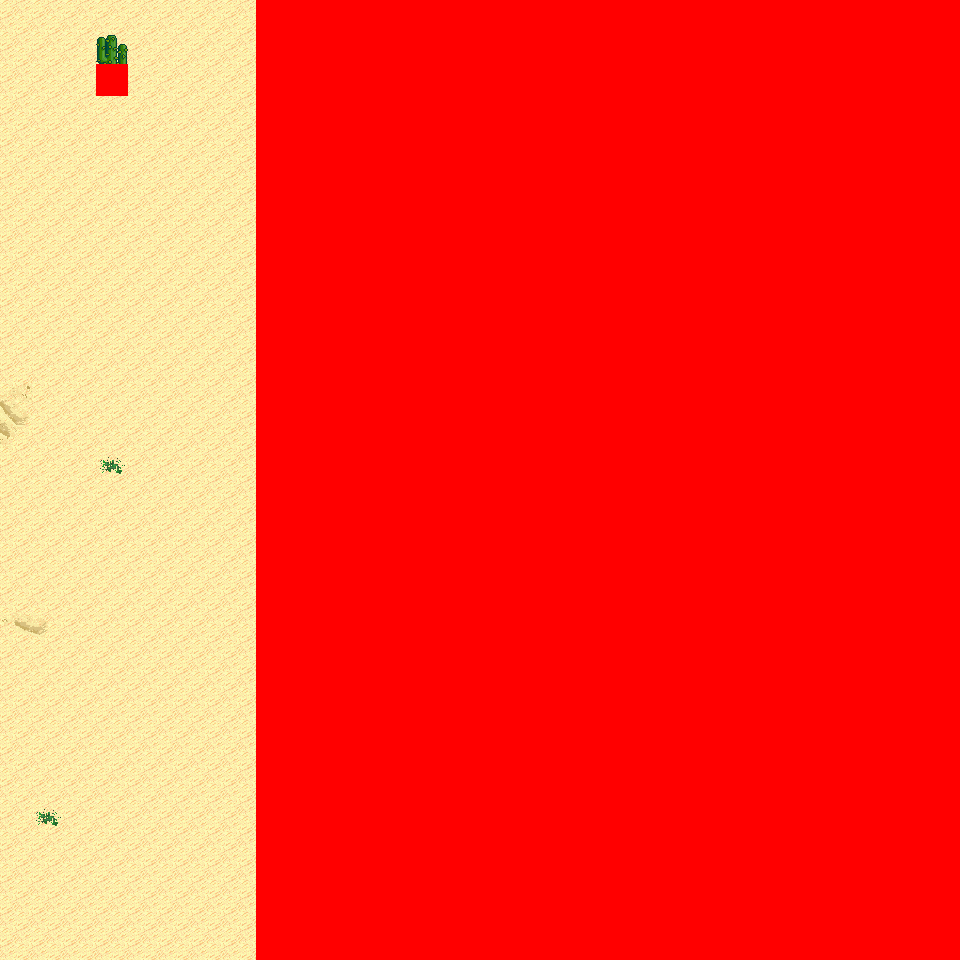

Below is a game level as drawn by its tile map, then a one-line description and the .tmx that defines it (tile-layer data replaced by summaries):
An orthogonal 30x30 tile map with 32x32 px tiles, 6 tile layers (Ground, Object, Object2, Above, ...), 12 tilesets and 3 objects (3x mapchange).

<map version="1.0" orientation="orthogonal" renderorder="right-down" width="30" height="30" tilewidth="32" tileheight="32" nextobjectid="4">
  <tileset firstgid="1" name="tileset_logic_collision" tilewidth="32" tileheight="32" tilecount="1" columns="1">
    <image source="../drawable/tileset_logic_collision.png" width="32" height="32" />
  </tileset>
  <tileset firstgid="2" name="tileset_ground_ground" tilewidth="32" tileheight="32" tilecount="33" columns="3">
    <image source="../drawable/tileset_ground_ground.png" width="96" height="352" />
  </tileset>
  <tileset firstgid="35" name="tileset_ground_ridge_earth_pale" tilewidth="32" tileheight="32" tilecount="96" columns="12">
    <image source="../drawable/tileset_ground_ridge_earth_pale.png" width="384" height="256" />
  </tileset>
  <tileset firstgid="131" name="tileset_ground_ridge_earth_dark" tilewidth="32" tileheight="32" tilecount="96" columns="12">
    <image source="../drawable/tileset_ground_ridge_earth_dark.png" width="384" height="256" />
  </tileset>
  <tileset firstgid="227" name="tileset_terrain_desert" tilewidth="32" tileheight="32" tilecount="88" columns="8">
    <image source="../drawable/tileset_terrain_desert.png" width="256" height="352" />
  </tileset>
  <tileset firstgid="315" name="tileset_plant_tree_tree_darkgreen" tilewidth="32" tileheight="32" tilecount="88" columns="8">
    <image source="../drawable/tileset_plant_tree_tree_darkgreen.png" width="256" height="352" />
  </tileset>
  <tileset firstgid="403" name="tileset_ground_rock_pebbles" tilewidth="32" tileheight="32" tilecount="3" columns="1">
    <image source="../drawable/tileset_ground_rock_pebbles.png" width="32" height="96" />
  </tileset>
  <tileset firstgid="406" name="tileset_ground_sand_2" tilewidth="32" tileheight="32" tilecount="15" columns="5">
    <image source="../drawable/tileset_ground_sand_2.png" width="160" height="96" />
  </tileset>
  <tileset firstgid="421" name="tileset_plant_cactus_2" tilewidth="32" tileheight="32" tilecount="10" columns="5">
    <image source="../drawable/tileset_plant_cactus_2.png" width="160" height="64" />
  </tileset>
  <tileset firstgid="431" name="tileset_plant_cactus" tilewidth="32" tileheight="32" tilecount="2" columns="1">
    <image source="../drawable/tileset_plant_cactus.png" width="32" height="64" />
  </tileset>
  <tileset firstgid="433" name="tileset_plant_star_shaped_plants" tilewidth="32" tileheight="32" tilecount="6" columns="2">
    <image source="../drawable/tileset_plant_star_shaped_plants.png" width="64" height="96" />
  </tileset>
  <tileset firstgid="439" name="tileset_plant_tree_evergreen" tilewidth="32" tileheight="32" tilecount="36" columns="3">
    <image source="../drawable/tileset_plant_tree_evergreen.png" width="96" height="384" />
  </tileset>
  <layer name="Ground" width="30" height="30">
    <data>[900 cells, 900 non-empty, 9 distinct tile ids]</data>
  </layer>
  <layer name="Object" width="30" height="30">
    <data>[900 cells, 148 non-empty, 25 distinct tile ids]</data>
  </layer>
  <layer name="Object2" width="30" height="30">
    <data>[900 cells, 8 non-empty, 8 distinct tile ids]</data>
  </layer>
  <layer name="Above" width="30" height="30">
    <data>[900 cells, 223 non-empty, 29 distinct tile ids]</data>
  </layer>
  <layer name="Above2" width="30" height="30">
    <data>[900 cells, 0 non-empty, 0 distinct tile ids]</data>
  </layer>
  <layer name="Walkable" width="30" height="30">
    <data>[900 cells, 661 non-empty, 1 distinct tile ids]</data>
  </layer>
  <objectgroup name="MapEvents">
    <object id="1" name="north" type="mapchange" x="0" y="0" width="256" height="32">
      <properties>
        <property name="map" value="0_ados_mountain_n2_w2_x3_y2" />
        <property name="place" value="south" />
      </properties>
    </object>
    <object id="2" name="south" type="mapchange" x="0" y="928" width="256" height="32">
      <properties>
        <property name="map" value="0_ados_mountain_n2_w2_x3_y4" />
        <property name="place" value="north" />
      </properties>
    </object>
    <object id="3" name="west" type="mapchange" x="0" y="0" width="32" height="960">
      <properties>
        <property name="map" value="0_ados_mountain_n2_w2_x2_y3" />
        <property name="place" value="east" />
      </properties>
    </object>
  </objectgroup>
</map>
